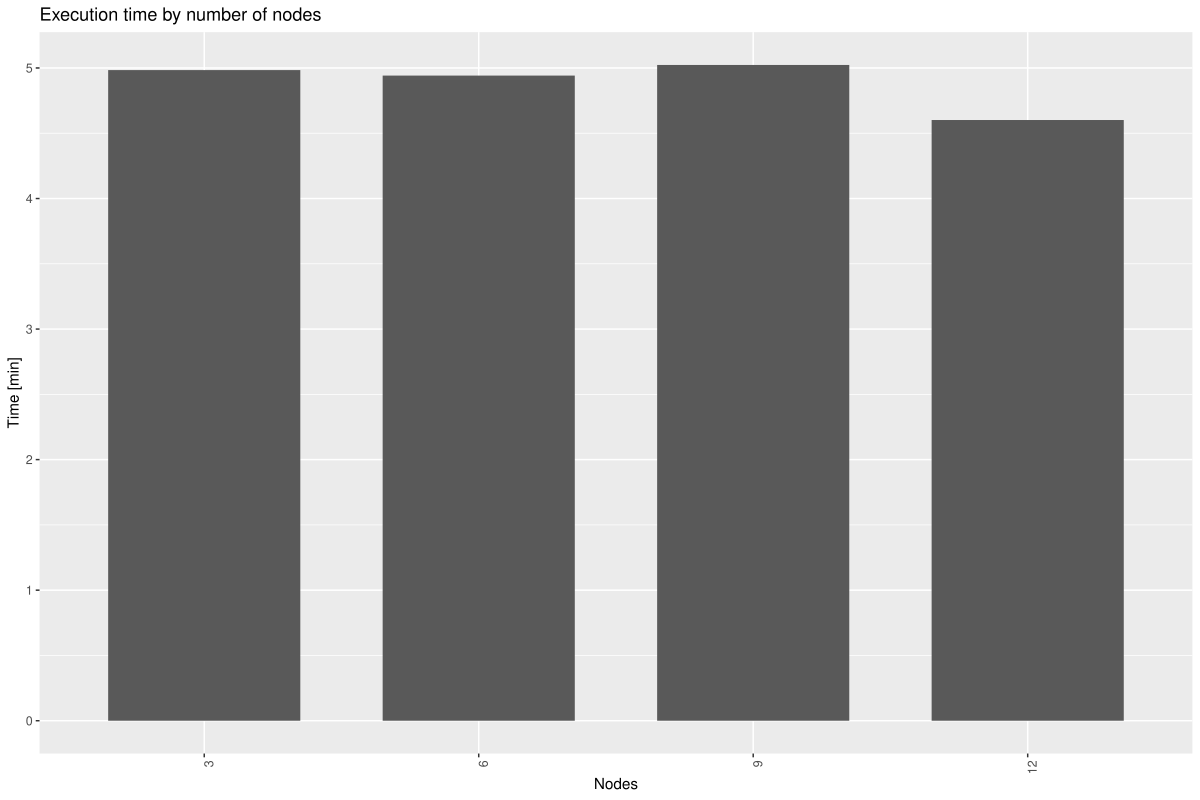

The R source for this figure:
require(tidyverse)
require(lubridate)

paramsPattern = "num-executors|filter"
getParams <- function(command){
  params = str_trim(str_split(command, "--")[[1]])
  params = params[grepl(paramsPattern, params)]
  return(paste(params, collapse = " "))
}

log = enframe(readLines("scaleup2.txt"))
spark = log %>% filter(grepl(value, pattern = "SparkSubmit ")) %>% 
  separate(value, into = c("time", "duration", "appId", "command"), sep = "\\|")
spark$params = spark$command %>% map(getParams)
spark = spark %>% separate(params, into = c(NA,"nodes", NA, "filter"), sep = " ") %>%
  mutate(load = rep(1:4, 10)) %>%
  select(appId, nodes, filter, load) 

START = "Getting LDCELs for B"
END   = "Merging DCELs"
pattern = paste0(START,"|",END)
fields = c("time", "duration", "appId", "phase")
sdcel0 = log %>% filter(grepl(value, pattern = pattern)) %>%
  separate(value, fields, sep = "\\|") %>%
  mutate(phase = str_trim(phase), duration = as.numeric(duration) / 1000.0) %>%
  mutate(time = parse_date_time(str_replace(time,",","."), "%Y-%m-%d %H:%M:%OS")) %>%
  select(appId, phase, time, duration) 

## Pivot by time (results in minutes)...
sdcel1 = sdcel0 %>% select(appId, phase, time) %>% pivot_wider(names_from = phase, values_from = time)
names(sdcel1) = c("appId", "read", "merge")
sdcel = sdcel1 %>% mutate(time = merge - read)

## Pivot by duration (results in seconds)...
##sdcel2 = sdcel0 %>% select(appId, phase, duration) %>% pivot_wider(names_from = phase, values_from = duration)
##names(sdcel2) = c("appId", "read", "merge")
##sdcel = sdcel2 %>% mutate(time = merge - read)

data = spark %>% inner_join(sdcel, by = "appId") %>% select(nodes, time) %>%
  group_by(nodes) %>% summarise(time = mean(time))
data$nodes = factor(data$nodes, levels = c("3", "6", "9", "12"))

p = ggplot(data = data, aes(x = nodes, y = time)) +
  geom_bar(stat="identity", position=position_dodge(width = 0.75), width = 0.7) + 
  theme(axis.text.x = element_text(angle = 90, hjust = 1)) + 
  labs(x="Nodes", y="Time [min]", title="Execution time by number of nodes") 
plot(p)

ggsave(paste0("scaleup2.pdf"), width = 12, height = 8, device = "pdf")
